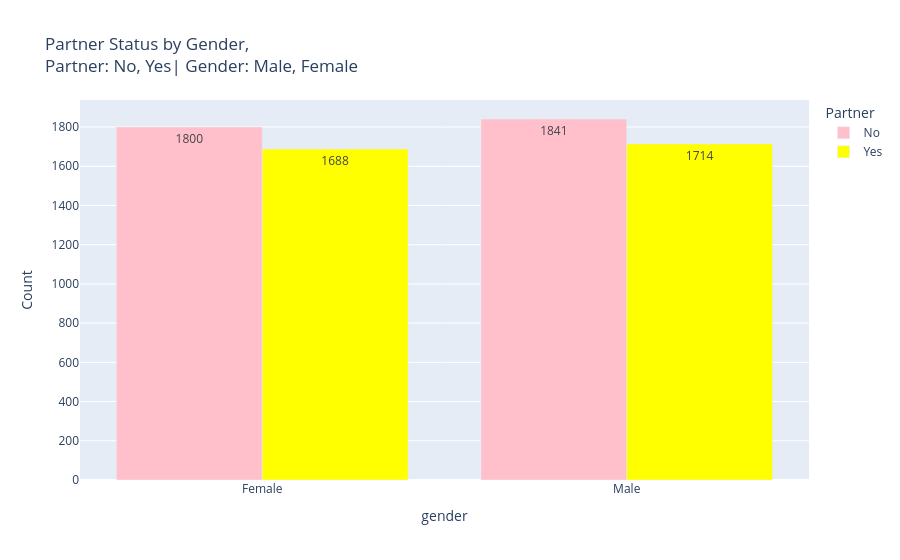

Source (notebook cell):
### Markdown cell above
# Partner: Yes, no | Gender: Male, Female

### Code cell
import plotly.express as px

# 1. Daten gruppieren (statt manueller Summen)
partner_gender_data = df.groupby(['Partner', 'gender']).size().reset_index(name='Count')

# 2. Grafik erstellen: Gender auf der X-Achse, Partner als Gruppen (nebeneinander)
fig = px.bar(partner_gender_data, 
             x='gender', 
             y='Count', 
             color='Partner', 
             barmode='group',       # 'group' stellt die Balken NEBENEINANDER
             text='Count',          # Zeigt deine berechneten Summen an
             title='Partner Status by Gender,<br>Partner: No, Yes| Gender: Male, Female',
             color_discrete_map={'Yes': 'yellow', 'No': 'pink'})

# 3. Text positionieren
fig.update_traces(textposition='inside')
fig.show()

### Figure 1 — Plotly figure (JSON) as saved in the notebook; plotly's stock layout.template omitted (floating-point values rounded to 4 significant figures)
{"data": [{"alignmentgroup": "True", "hovertemplate": "Partner=No<br>gender=%{x}<br>Count=%{text}<extra></extra>", "legendgroup": "No", "marker": {"color": "pink", "pattern": {"shape": ""}}, "name": "No", "offsetgroup": "No", "orientation": "v", "showlegend": true, "text": [1800.0, 1841.0], "textposition": "inside", "type": "bar", "x": ["Female", "Male"], "xaxis": "x", "y": [1800, 1841], "yaxis": "y"}, {"alignmentgroup": "True", "hovertemplate": "Partner=Yes<br>gender=%{x}<br>Count=%{text}<extra></extra>", "legendgroup": "Yes", "marker": {"color": "yellow", "pattern": {"shape": ""}}, "name": "Yes", "offsetgroup": "Yes", "orientation": "v", "showlegend": true, "text": [1688.0, 1714.0], "textposition": "inside", "type": "bar", "x": ["Female", "Male"], "xaxis": "x", "y": [1688, 1714], "yaxis": "y"}], "layout": {"barmode": "group", "legend": {"title": {"text": "Partner"}, "tracegroupgap": 0}, "title": {"text": "Partner Status by Gender,<br>Partner: No, Yes| Gender: Male, Female"}, "xaxis": {"anchor": "y", "domain": [0, 1], "title": {"text": "gender"}}, "yaxis": {"anchor": "x", "domain": [0, 1], "title": {"text": "Count"}}}}
